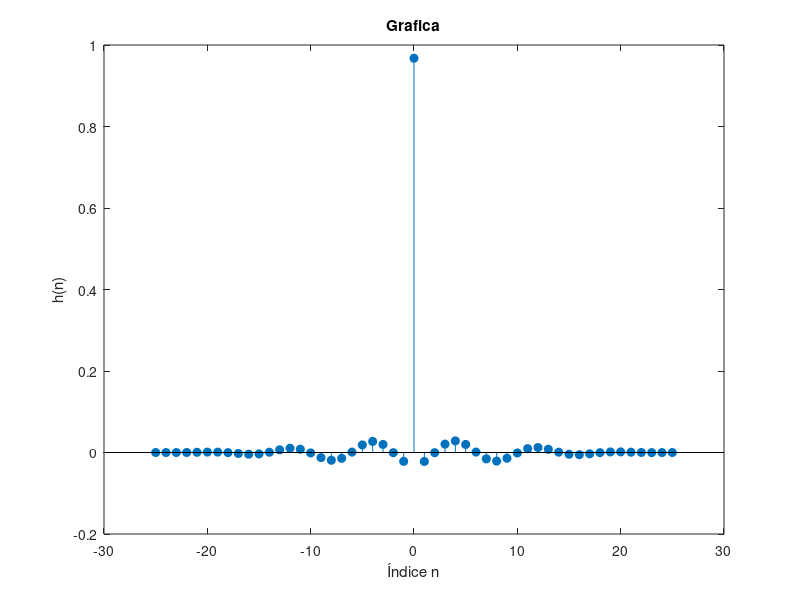

MATLAB code for this plot:
clc; clear; close all;

% Parámetros del filtro
Fs = 1291.32; % Frecuencia de muestreo en Hz
Fc1 = 150;      % Frecuencia de corte baja en Hz
Fc2 = 170;      % Frecuencia de corte alta en Hz
M = 51;        % Longitud del filtro (impar para simetría)

% Frecuencias normalizadas
wc1 = 2 * pi * Fc1 / Fs;
wc2 = 2 * pi * Fc2 / Fs;

% Vector de índices
n = -(M-1)/2 : (M-1)/2;


% Cálculo de la respuesta al impulso
for i = 1:M
    if n(i) == 0
        h(i) = 1 - (wc2 - wc1) / pi;
    else
        h(i) = (sin(wc1 * n(i)) - sin(wc2 * n(i))) / (pi * n(i));
    end
end

% Definir la ventana personalizada
w = (21 - 25 * cos(2 * pi * (n + (M-1)/2) / M) + 4 * cos(4 * pi * (n + (M-1)/2) / M)) / 50;

% Aplicar la ventana al filtro
h = h .* w;

% Gráfica de la respuesta al impulso
figure;
stem(n, h, 'filled');
xlabel('Índice n');
ylabel('h(n)');
title('Grafica');
%grid on;

%% Imprimir solo los coeficientes para copiar/pegar en Arduino
fprintf('\n'); % Línea en blanco opcional
for i = 1:M
    fprintf('%.10f,\n', h(i));
end
